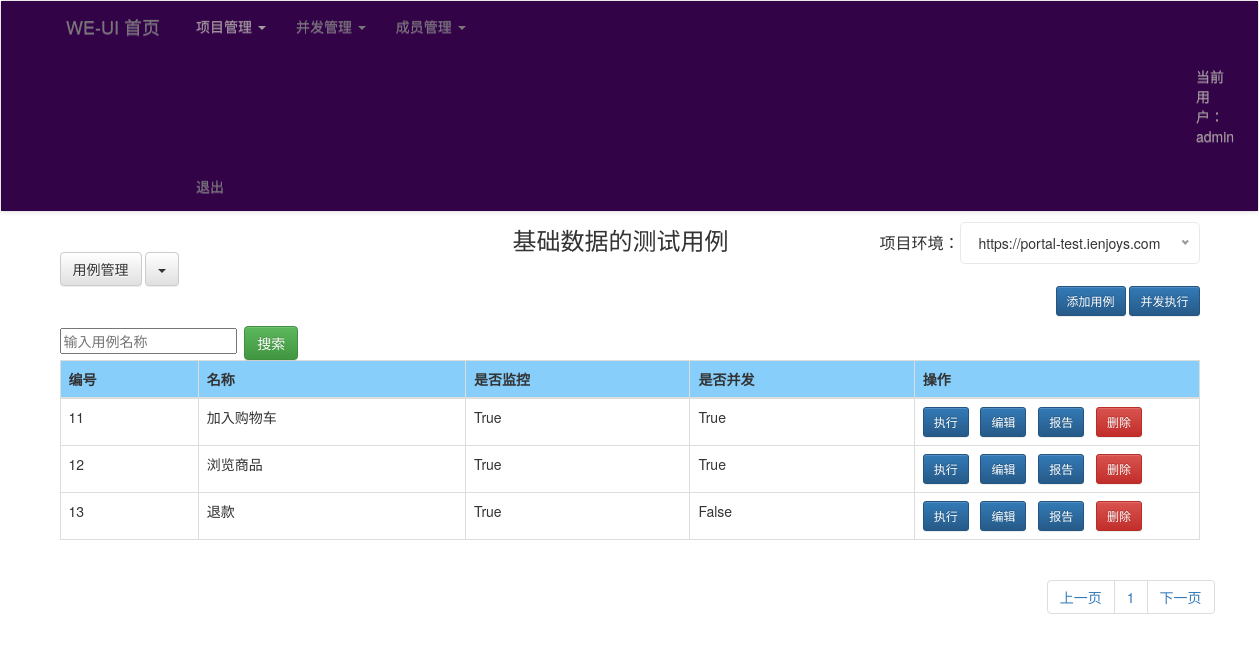
Screenshot of /testcases/10/ (signed in) with the database file from the repository.
### uiApp/models.py (models this page shows, shortened)
class DB_end(models.Model):
    name = models.CharField(max_length=20, null=True, blank=True)
    host = models.CharField(max_length=200, null=True, blank=True)
    check_time = models.IntegerField(default=60)
    phone = models.CharField(max_length=200, null=True, blank=True)
    email = models.CharField(max_length=200, null=True, blank=True)
    dingtalk = models.CharField(max_length=200, null=True, blank=True)
    user = models.CharField(max_length=20, null=True, blank=True)
    max_threads = models.IntegerField(default=5)
    monitor_host = models.CharField(max_length=200, null=True, blank=True)

class DB_cases(models.Model):
    name = models.CharField(max_length=20, null=True, blank=True)
    case_type = models.IntegerField(default=0, null=True, blank=True)
    is_monitor = models.BooleanField(default=True, null=True, blank=True)
    script = models.CharField(max_length=200, null=True, blank=True)
    is_threads = models.BooleanField(default=True, null=True, blank=True)
    pro_id = models.CharField(max_length=20, null=False, blank=False)
    retry_count = models.IntegerField(default=2)

### uiApp/views.py (the view)
# urls.py: re_path('testcases/(?P<pro_id>.+)/', testcases),
@login_required
def testcases(request, pro_id):
    case_name = request.GET.get('case_name', '')  # 获取搜索的用例名称
    cases = list(DB_cases.objects.filter(pro_id=pro_id, name__contains=case_name))
    p = Paginator(cases, 5)
    current_page = request.GET.get('current_page')
    try:
        page_cases = p.page(current_page)  # 获取当前页的测试用例
    except PageNotAnInteger:
        page_cases = p.page(1)  # 页数非整数时直接返回第一页
    except EmptyPage:
        page_cases = p.page(1)  # 页数为空时返回第一页
    project = list(DB_end.objects.filter(id=pro_id))[0]
    hosts = project.host.split(",")
    param = {"cases": page_cases, "project": project, "hosts": hosts, 'key_word': case_name}
    return render(request, 'case.html', param)

### uiApp/templates/case.html (shortened to what this page needs)
<!DOCTYPE html>
<html lang="en">
<head>
    <link rel="stylesheet" type="text/css" href="/static/bootstrap-3.4.1-dist/css/bootstrap.css">
    <link rel="stylesheet" type="text/css" href="/static/bootstrap-3.4.1-dist/css/bootstrap-theme.css">
    <link rel="stylesheet" href="/static/jquery-nice-select-master/css/nice-select.css">
</head>
<body>
    {% include 'new_menu.html' %}
    <div class="container">
        <div class="row clearfix">
            <div class="col-md-12 column" style="position: relative">
                <h3 class="text-center" style="display: inline-block;position: absolute;left: 40%;top: -25px">
                    {{ project.name }}的测试用例
                </h3>
                <div align="right" style="font-size: medium; display: inline-block; position: absolute; right: 15px">
                    项目环境：
                </div>
                <div class="dropdown" style="margin: 20px 0 10px">
                   <button class="btn btn-default">用例管理</button> <button data-toggle="dropdown" class="btn btn-default dropdown-toggle"><span class="caret"></span></button>
                  <div align="right">
                    <button class="btn btn-primary btn-sm" onclick='javascript:document.getElementById("add_case_form").style.display="block"'>添加用例</button>
                    <button class="btn btn-primary btn-sm" onclick='concurrent_run({{ project.id }})'>并发执行</button>
                  </div>
                </div>
                <form action="/testcases/{{ project.id }}">
                    <input type="text" placeholder="输入用例名称" name="case_name" value="{{ key_word }}">&nbsp
                    <input type="submit" class="btn btn-success" value="搜索">
                </form>
                <table class="table table-bordered">
                    <thead style="background-color: lightskyblue">
                        <tr>
                            <th>
                                编号
                            </th>
                            <th>
                                名称
                            </th>
                            <th>
                                是否监控
                            </th>
                            <th>
                                是否并发
                            </th>
                            <th>
                                操作
                            </th>
                        </tr>
                    </thead>
                    <tbody>
                        {% for case in cases %}
                            <tr class="error">
                                <td>
                                    {{ case.id }}
                                </td>
                                <td>
                                    {{ case.name }}
                                </td>
                                <td>
                                    {{ case.is_monitor }}
                                </td>
                                <td>
                                    {{ case.is_threads }}
                                </td>
                                <td width="25%">
                                    <button onclick="run_case({{ case.id }})" id="run_btn_{{ case.id }}" class="btn btn-sm btn-primary">执行</button> &nbsp
                                    <button onclick="edit_case({{ case.id }})" class="btn btn-sm btn-primary">编辑</button> &nbsp
                                    <button class="btn btn-sm btn-primary" onclick="javascript:document.location.href='/look_report/{{ case.id }}/'">报告</button> &nbsp
                                    <button onclick="del_case({{ case.id}},{{ project.id }})" type="button" class="btn btn-sm btn-danger">删除</button>
                                </td>
                            </tr>
                        {% endfor %}
                    </tbody>
                </table>
            </div>
            <ul style="float: right" class="pagination">
                    <li>
                        {% if cases.has_previous %}
                            <a href="/testcases/{{ project.id }}?current_page={{ cases.previous_page_number }}">上一页</a>
                        {% else %}
                            <a disabled="true" href="#">上一页</a>
                        {% endif %}
                    </li>
                {% for page in cases.paginator.page_range %}
                    <li>
                     <a href="/testcases/{{ project.id }}?current_page={{ page }}">{{ page }}</a>
                    </li>
                {% endfor %}
                <li>
                    {% if cases.has_next %}
                        <a href="/testcases/{{ project.id }}?current_page={{ cases.next_page_number }}">下一页</a>
                    {% else %}
                        <a style="" disabled="true" href="#">下一页</a>
                    {% endif %}
                </li>
            </ul>
        </div>
    </div>
</body>
</html>

### uiApp/templates/new_menu.html (shortened to what this page needs)
<!DOCTYPE html>
<html lang="en">
<head>
</head>
<body>
    <nav class="navbar navbar-default" role="navigation">
        <div class="container-fluid" style="background-color: #330347">
        <div class="navbar-header" style="margin-left: 50px">
            <a class="navbar-brand" href="/home/">WE-UI 首页</a>
        </div>
        <div class="collapse navbar-collapse" id="example-navbar-collapse" style="margin-left: 150px;">
            <ul class="nav navbar-nav">
                <li class="dropdown">
                    <a style="color: #a59e9e" href="#" class="dropdown-togfsgle" data-toggle="dropdown">
                        项目管理 <b class="caret"></b>
                    </a>
                </li>
                <li class="dropdown">
                    <a href="#" class="dropdown-toggle" data-toggle="dropdown">
                        并发管理 <b class="caret"></b>
                    </a>
                </li>
                <li class="dropdown">
                    <a href="#" class="dropdown-toggle" data-toggle="dropdown">
                        成员管理 <b class="caret"></b>
                    </a>
                <li class="dropdown">
                <li >
                    <a style="margin-left: 1000px;color: #a59e9e" disabled="True" href="#" >
                        当前用户：{{ user }}
                    </a>
                </li>
                <li>
                    <a href="/logout/" >
                       退出
                    </a>
                </li>
            </ul>
        </div>
        </div>
    </nav>
</body>
</html>

### rows the page displays
DB_end: name "基础数据"
DB_cases: id "11", name "加入购物车", is_monitor "True", is_threads "True"
DB_cases: id "12", name "浏览商品", is_monitor "True", is_threads "True"
DB_cases: id "13", name "退款", is_monitor "True", is_threads "False"

### other values shown
{{ user }} "admin"
{{ page }} "1"
